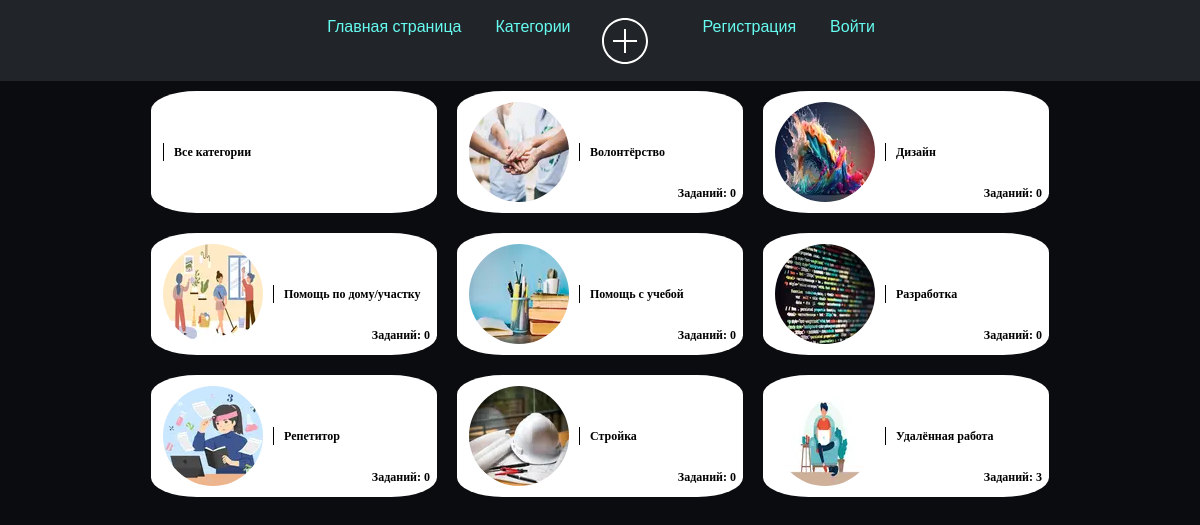
Page /tasks/category/ on the committed database.
### tasks_app_user/models.py (models this page shows, shortened)
class Category(models.Model):
    name = models.CharField(max_length=50, unique=True)
    image = models.ImageField(upload_to='categories/', blank=True, null=True)

### tasks_app_user/views.py (the view)
# urls.py: path('category/', views.category, name='category'),
def category(request):
    categories = Category.objects.all().annotate(task_count=Count('articles'))
    tasks_all = Articles.objects.order_by('-data')
    context = {
        'categories': categories,
        'tasks_all': tasks_all,
    }
    return render(request, 'tasks_app_user/category.html', context)

### tasks_app_user/templates/tasks_app_user/category.html (shortened to what this page needs)
{% extends 'tasks_app/layout.html' %}
{% block content %}
<body>
<div class="categories">
    <a href="{% url 'tasks_home' %}" class="category-button" data-category="all" style="animation-delay: 0s;">
        <span class="category-text">Все категории</span>
    </a>
    {% for category in categories %}
    <a href="{% url 'tasks_home' %}?category={{ category.name }}" class="category-button category-fadeIn" data-category="{{ category.name }}" style="animation-delay: {{ forloop.counter0|add:'0.2' }}s;">
            {% if category.image %}
                <img class="img_cat" src="{{ category.image.url }}" alt="{{ category.name }}">
            {% endif %}
            <span class="category-text">{{ category.name }}</span>
            {% if category.task_count %}
                <span class="task_count">Заданий: {{ category.task_count }}</span>
            {% else %}
                <span class="task_count">Заданий: 0</span>
            {% endif %}
        </a>
    {% endfor %}
</div>
{% endblock %}

### tasks_app/static/tasks_app/css/tasks_app.css (style rules this page uses)
html, body { width: 100%; height:100%; }
body { background: #0B0C10; }

### tasks_app_user/templates/tasks_app_user/category.html (style rules this page uses)
.categories { display: flex; flex-direction: row; flex-wrap: wrap; justify-content: center; }
.category-button { display: flex; align-items: center; background-color: #fff; color: Black; padding: 20px 12px; margin: 10px; border: none; border-radius: 16%; cursor: pointer; font-size: 12px; font-weight: bold; text-align: center; transition: background-color 0.3s ease; border: none; width: 286px; height: 122px; text-decoration: none; font-family: Verdana; position: relative; }
.img_cat { margin-right: 10px; height: 100px; flex-shrink: 0; border-radius: 50%; }
.category-text { border-left: 1px solid Black; padding-left: 10px; }
.task_count { position: absolute; top: 93px; right: 7px; }
.category-fadeIn { animation: fadeInZoom 1s ease forwards; }

### rows in the picture
Category: image (picture), name "Волонтёрство", shows "Заданий: 0"
Category: image (picture), name "Дизайн", shows "Заданий: 0"
Category: image (picture), name "Помощь по дому/участку", shows "Заданий: 0"
Category: image (picture), name "Помощь с учебой", shows "Заданий: 0"
Category: image (picture), name "Разработка", shows "Заданий: 0"
Category: image (picture), name "Репетитор", shows "Заданий: 0"
Category: image (picture), name "Стройка", shows "Заданий: 0"
Category: image (picture), name "Удалённая работа", task_count "3"
